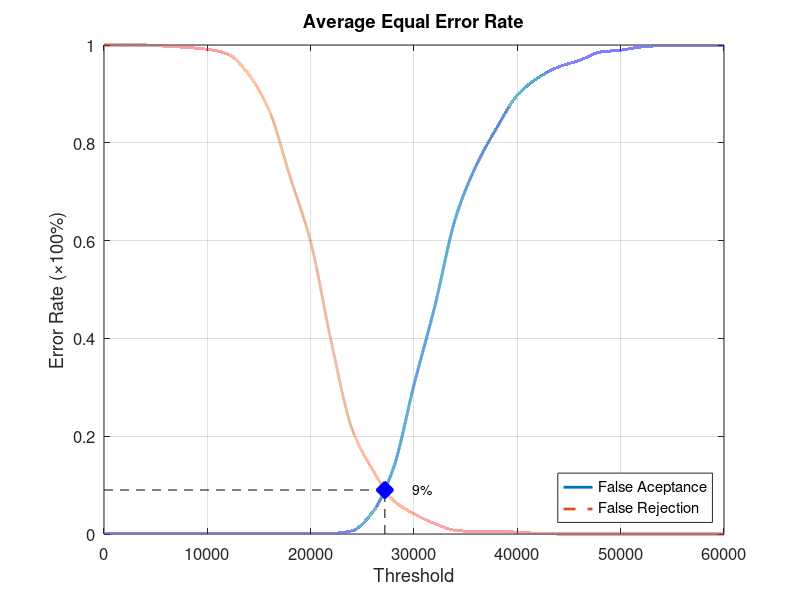
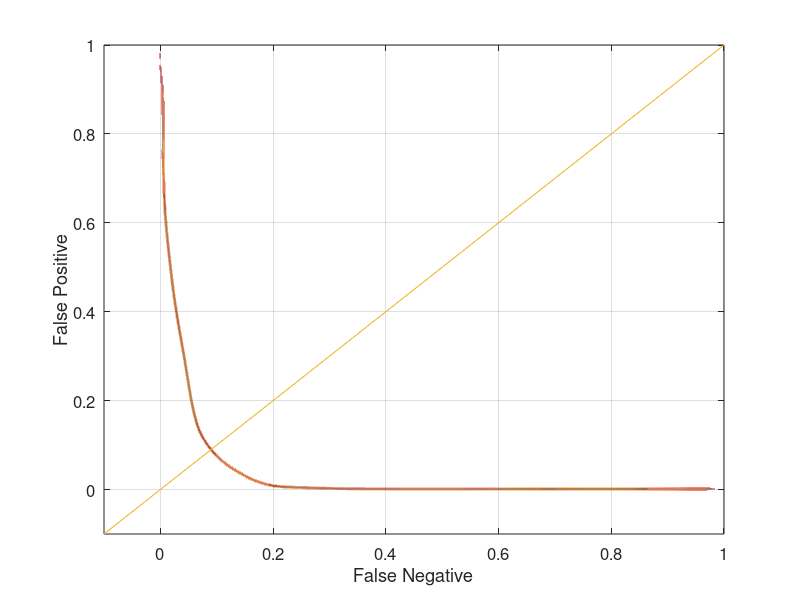

Here is the MATLAB script that generated these plots, in order:
function yEER = Experiment4Average
close all;
clear;
clc;
x = 0:2000:60000;
xq = 0:0.5:60000;

y0 = [0 0.00131579 0.00131579 0.00131579 0.00131579 0.00131579 0.00131579 0.00131579 0.00131579 0.00131579 0.00131579 0.00131579 0.00657895 0.0447368 0.134211 0.305263 0.464474 0.644737 0.752632 0.830263 0.897368 0.932895 0.955263 0.968421 0.985526 0.989474 0.996053 0.998684 0.998684 0.998684 1];
yy0 = interp1(x, y0, xq, 'pchip');
y1 = [1 1 1 0.9975 0.995 0.99125 0.98125 0.94 0.865 0.73125 0.5975 0.3925 0.215 0.13125 0.06875 0.04125 0.02125 0.0075 0.005 0.005 0.00375 0.00125 0 0 0 0 0 0 0 0 0];
yy1 = interp1(x, y1, xq, 'pchip');

% Calculating EER: 
y2 = abs(y0 - y1);
find(y2 == min(y2))
yy2 = abs(yy0 - yy1);
xEER = find(yy2 == min(yy2));
xEERIndex = xq(xEER) % X-axis EER
yEER = yy0(xEER) % Y-axis EER

main = figure
plot(xq, yy0,'-','LineWidth', 2);	hold on
plot(xq, yy1,'--','LineWidth', 2);	hold on
plot([xEERIndex xEERIndex], [0 yEER], 'k--');	hold on
plot([0 xEERIndex], [yEER yEER], 'k--');	hold on
plot(xEERIndex, yEER, 'bx', 'LineWidth', 10);	hold on
text(xEERIndex + 10 * xEERIndex / 100, yEER, [num2str(round((10000 * yEER)) / 100) '%'])
legend('False Aceptance', 'False Rejection', 'Location', 'SouthEast')
xlabel('Threshold')
ylabel('Error Rate (\times100%)')
title('Average Equal Error Rate')
set(gca, 'FontSize', 12)
axis([0 60000 0 1])
grid on

print(main, 'Experiment4AverageMain', '-dpng');
FNRxFPR = figure('Color', [1 1 1]);
plot(yy1, yy0, '-', yy1, yy0, 'LineWidth', 2);
hold on
y = -0.1:0.1:1
plot(y, y); 
set(gca, 'FontSize', 12)
xlabel('False Negative')
ylabel('False Positive')
axis([-0.1 1 -0.1 1])
set(gca, 'FontSize', 12)
grid on

print(FNRxFPR, 'Experiment4AverageFNRxFPR','-dpng');
end
